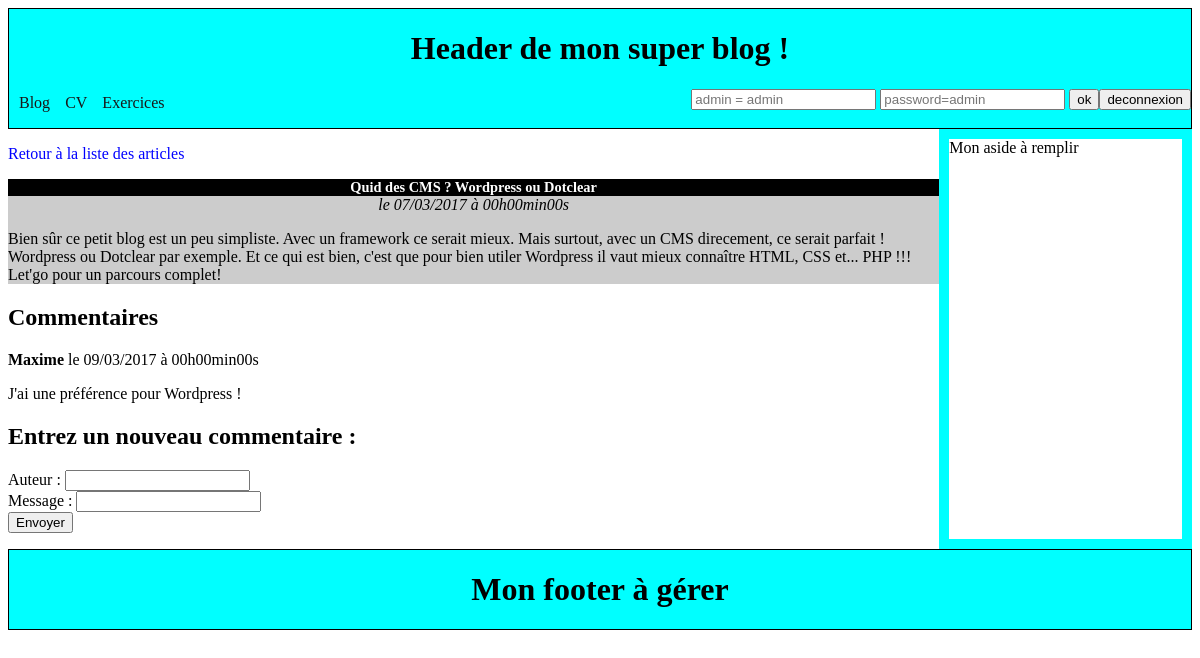
The app's page /indexCommentaires.php?idArticle=5&debut=0&tousLesArticles=0 with its own data.
### tables this page shows
CREATE TABLE  Articles (
  id int(11) PRIMARY KEY AUTO_INCREMENT,
  titre varchar(255) NOT NULL,
  contenu text NOT NULL,
  visible tinyint(1) NOT NULL DEFAULT 1,
  dateCreation datetime NOT NULL
);

CREATE TABLE Commentaires (
  id int(11) PRIMARY KEY AUTO_INCREMENT,
  idArticle int(11) NOT NULL,
  auteur varchar(255) NOT NULL,
  contenu text NOT NULL,
  visible tinyint(1) NOT NULL DEFAULT 1,  
  dateCommentaire datetime
);

### indexCommentaires.php (the view, shortened to what this page needs)
<DOCTYPE html>
<html>
    <head><?php include("include/head.php"); ?></head>
<body>
<?php include("include/header.php"); ?>
<section class="section">
<article>
    <?php if (isset($_POST['debut'])) $debut=$_POST['debut'];
    if (isset($_GET['debut'])) $debut=$_GET['debut'];
    if (isset($_GET['idArticle'])) $idArticle=$_GET['idArticle'];
    if (isset($_GET['tousLesArticles'])) $tousLesArticles=$_GET['tousLesArticles'];
    ?>
    <?php include("include/connexion.php"); ?>
    <p><a href="indexArticles.php?debut=<?php echo $debut ?>&amp;tousLesArticles=<?php echo $tousLesArticles ?>">Retour à la liste des articles</a></p>
    <?php $reqSQL=' SELECT id, titre, contenu, DATE_FORMAT(dateCreation, \'%d/%m/%Y à %Hh%imin%ss\') AS dateCreationFR
        FROM articles WHERE id ='.$idArticle;
    $requete = $bdd->prepare($reqSQL);
    $requete->execute(array());
    $ligne = $requete->fetch();
    $requete->closeCursor(); ?>
    <div class="commentaires">
        <h3>
            <?php echo htmlspecialchars($ligne['titre']);
            ?>
        </h3>
        <p class="date">le <?php echo $ligne['dateCreationFR']; ?></p>
        <p>
            <?php echo nl2br(htmlspecialchars($ligne['contenu'])); ?>
        </p>
    </div>
    <h2>Commentaires</h2>
    <?php
        $reqSQL='
            SELECT auteur, contenu, DATE_FORMAT(dateCommentaire, \'%d/%m/%Y à %Hh%imin%ss\') AS dateCommentaireFR
            FROM commentaires
            WHERE idArticle = ?  AND visible = 1 ORDER BY dateCommentaire
        ';
        $requete = $bdd->prepare($reqSQL);
        $requete->execute(array($idArticle));
        while ($ligne = $requete->fetch())
        {
    ?>
            <p><strong><?php echo htmlspecialchars($ligne['auteur']); ?></strong> le <?php echo $ligne['dateCommentaireFR']; ?></p>
            <p><?php echo nl2br(htmlspecialchars($ligne['contenu'])); ?></p>
    <?php
        }
    ?>
    <h2>Entrez un nouveau commentaire :</h2>
    <form action="indexCommentaires.php" method="POST">
    <p>
        <label for="auteur">Auteur</label> : <input type="text" name="auteur" id="auteur" /><br />
        <label for="message">Message</label> : <input type="text" name="message" id="message" /><br />
        <input type="submit" value="Envoyer" />
    </p>
    </form>
</article>
<aside class="aside">
    Mon aside à remplir
</aside>
</section>
<?php include("include/footer.php"); ?>
</body>
</html>

### css/style.css (style rules this page uses)
section { min-height: 400px; }
.section { display : flex; }
article { flex:4; }
.aside { border:aqua solid 10px; flex:1; }
h1, h3 { text-align:center; }
h3 { background-color: black; color: white; font-size:0.9em; margin-bottom: 0px; }
.articleEtDate p, .commentaires { background-color: #CCCCCC; margin-top: 0px; }
.commentaires .date { text-align:center; margin: 0px; font-style: italic; }
a { text-decoration:none; color:blue; }

### records on screen
articles: titre "Quid des CMS ? Wordpress ou Dotclear", contenu "Bien sûr ce petit blog est un peu simpliste. Avec un framework ce serait mieux. Mais surtout, avec un CMS direcement, ce serait parfait ! Wordpress ou Dotclear par exemple. Et ce qui est bien, c'est que pour bien utiler Wordpress il vaut mieux connaître HTML, CSS et... PHP !!! Let'go pour un parcours complet!"
commentaires: auteur "Maxime", dateCommentaireFR "09/03/2017 à 00h00min00s", contenu "J'ai une préférence pour Wordpress !"

### other values on screen
$ligne['dateCreationFR'] "07/03/2017 à 00h00min00s"
